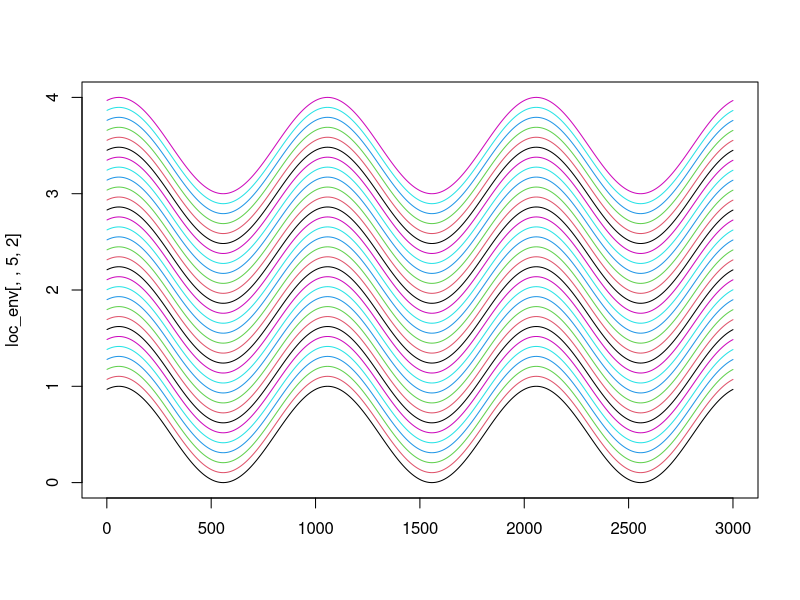
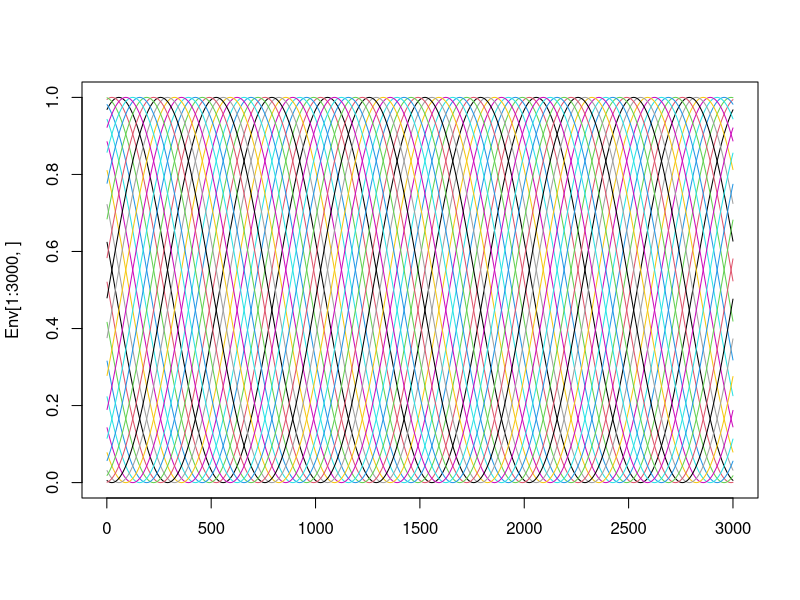
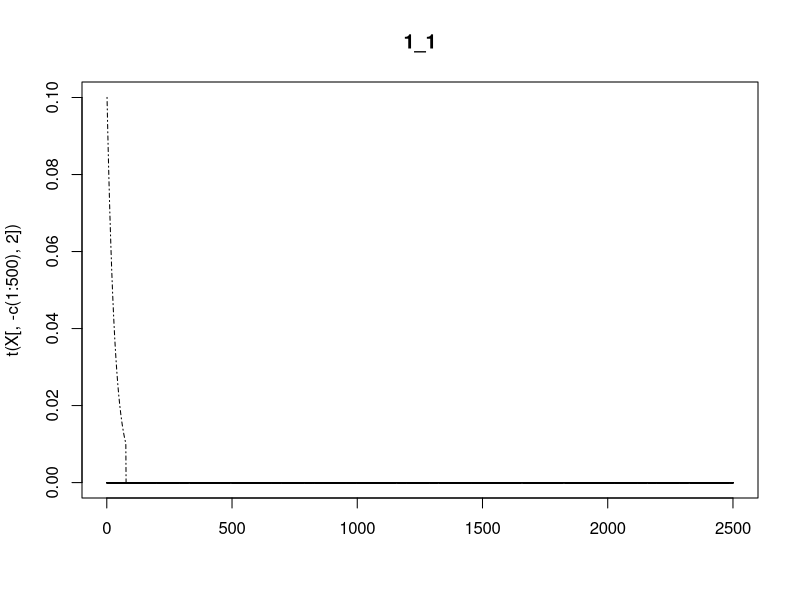
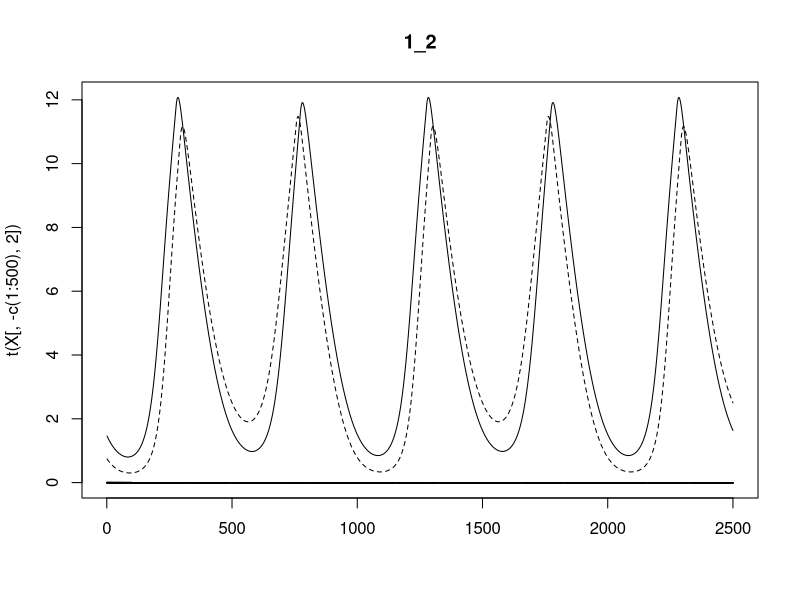
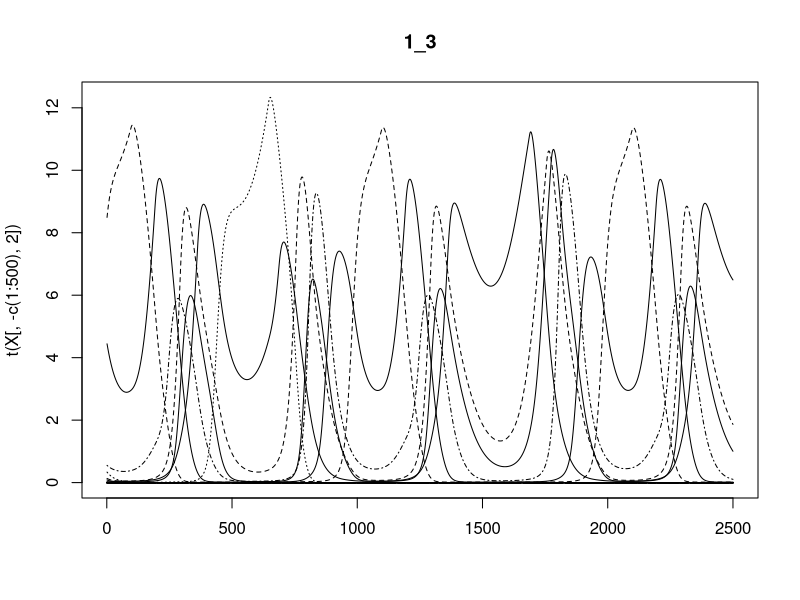
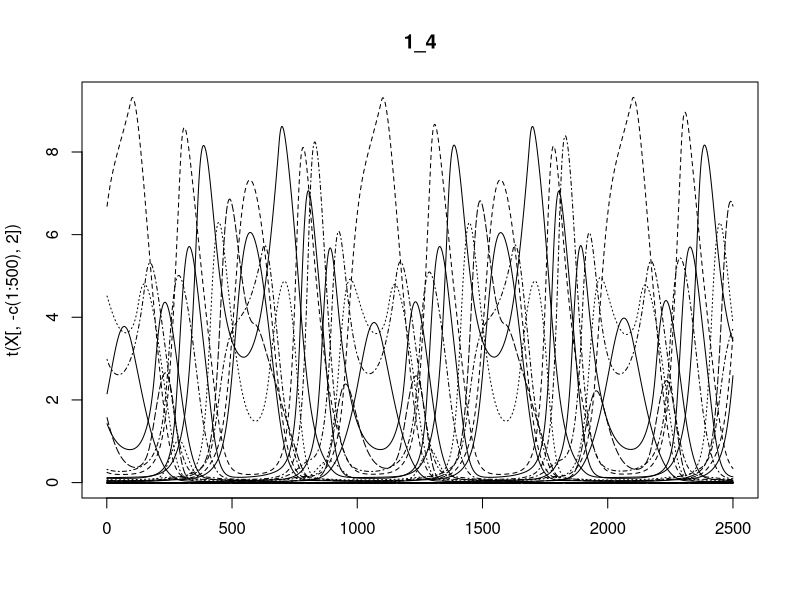
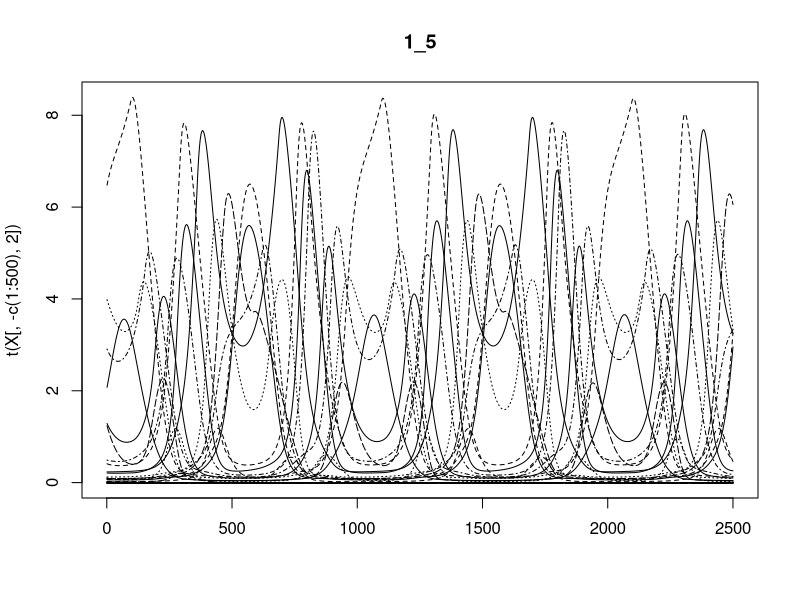
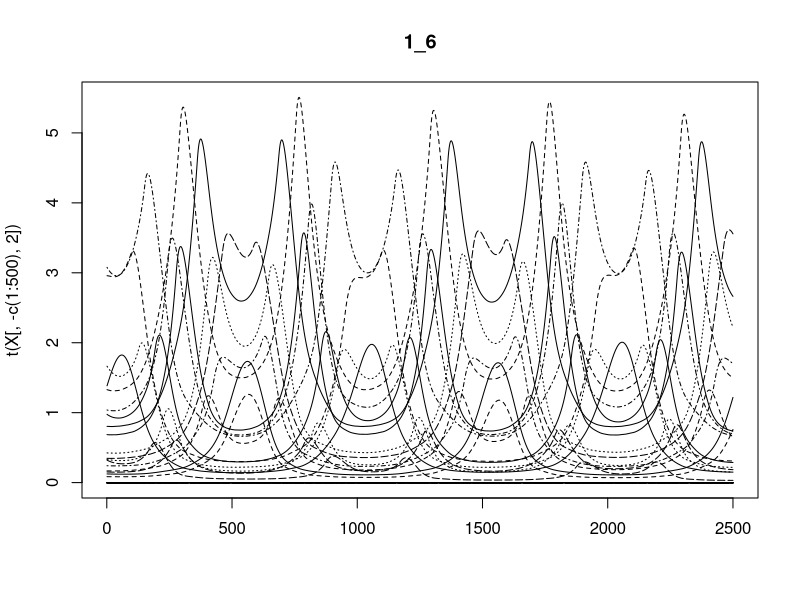

The R source for these figures, in order: (Note: a time limit stopped this script after it produced the figures.)
patches<-30 #number of patches
species<-80 #number of species
dispV<-c(0.0001,0.0005,0.001,0.005,0.01,0.05,0.1,0.5,1)


#environment####
ePeriod<-1000
eAMP<-1
regional_gradient<-3
Tmax<-ePeriod*3
env_gradient<-5 #magintude of the environmental gradient
env_increase<-2

sync<-seq(0,1,length=5)

loc_env<-array(NA,dim=c(Tmax,patches,length(sync),2))
for(s in 1:length(sync)){
  for(TS in 1:Tmax){
    loc_env[TS,,s,1]<-0.5*eAMP*(sin((2*pi/ePeriod)*TS+1+(seq(0,(1-sync[s])*(patches-1),length=patches)+1)*2*pi/patches)+1)
  }}
loc_env[,,,2]<-loc_env[,,,1]+rep(seq(0,regional_gradient,length=patches),each=Tmax)

matplot(loc_env[,,5,2], type='l', lty=1)

#community####
Com_types<-c("NoInt","Comp","Mixed","Foodweb")
BB<-array(0,dim=c(species, species, length(Com_types)),dimnames=list(1:species,1:species,Com_types))

#no interactions
diag(BB[,,"NoInt"])<--.2

#competition
b11=-.15
BB[,,"Comp"]=b11*matrix(runif(species*species),species,species)
diag(BB[,,"Comp"])<--.2

#mixed
hold<-matrix(-1,species,species)
int.n<-sum(hold[upper.tri(hold)])*-1
hold[upper.tri(hold)][sample(int.n, replace=F)<=(0.35*int.n)]<-0.5
hold[lower.tri(hold)][t(hold)[lower.tri(hold)]>0][sample(0.35*int.n, replace=F)<(0.10*int.n)]<-0.5
BB[,,"Mixed"]<-hold*-BB[,,"Comp"]

#no foodweb at the moment

#weight by species number
weight=1/species*3
BB<-BB*weight

#intrinsic rate of increase
C<-0.1

#environmental response
T_Opt<-seq(0,max(loc_env),length=species)


#dispersal####
dispersal_mat<-matrix(1/(patches-1), patches,patches)
diag(dispersal_mat)<-0

#data storage####
Spatial.Insurance<-data.frame(SR=NA,Biomass=NA,Biomass_CV=NA,Dispersal=dispV,Local_sync=rep(sync,each=length(dispV)),Scale=rep(c("Local","Regional"),each=length(dispV)*length(sync)),Vary_mean=rep(c("No","Yes"),each=length(dispV)*length(sync)*2))

#abundance matrix
X<-array(10,dim=c(species,Tmax,patches))

for(vm in 1:2){
  for(s in 1:length(sync)){
    Env<-loc_env[,,s,vm]
    matplot(Env[1:3000,],type='l', lty=1, col=1:patches)
    for(d in 1:length(dispV)){
      for(l in 1:(Tmax-1)){
        for(com in 2){
          Env_resp<--abs(matrix(rep(Env[l,],each=species),species,patches)-T_Opt)*0.2
          X[,l+1,]<-X[,l,]*exp(C+BB[,,com]%*%X[,l,]+Env_resp)+(X[,l,]%*%dispersal_mat)*dispV[d]-X[,l,]*dispV[d]
          X[,l+1,][(X[,l+1,]<0.01)]<-0
        }}
      matplot(t(X[,-c(1:500),2]),type='l',col=1, main=paste(s,d,sep="_"))
      
      Spatial.Insurance$SR[Spatial.Insurance$Dispersal==dispV[d] & Spatial.Insurance$Local_sync==sync[s] & Spatial.Insurance$Scale=="Local" & Spatial.Insurance$Vary_mean == c("No","Yes")[vm]] <-mean(apply(X[,-c(1:2000),]>0,3,colSums))
      Spatial.Insurance$SR[Spatial.Insurance$Dispersal==dispV[d] & Spatial.Insurance$Local_sync==sync[s] & Spatial.Insurance$Scale=="Regional" & Spatial.Insurance$Vary_mean == c("No","Yes")[vm]] <-mean(colSums(apply(X[,-c(1:2000),],2,rowSums)>0))
    }}}

require(ggplot2)

ggplot(Spatial.Insurance,aes(x=Dispersal,y=SR,color=Scale))+
  geom_line(size=2)+
  facet_grid(Local_sync~Vary_mean)+
  scale_x_log10()+
  theme_bw(base_size = 15)
